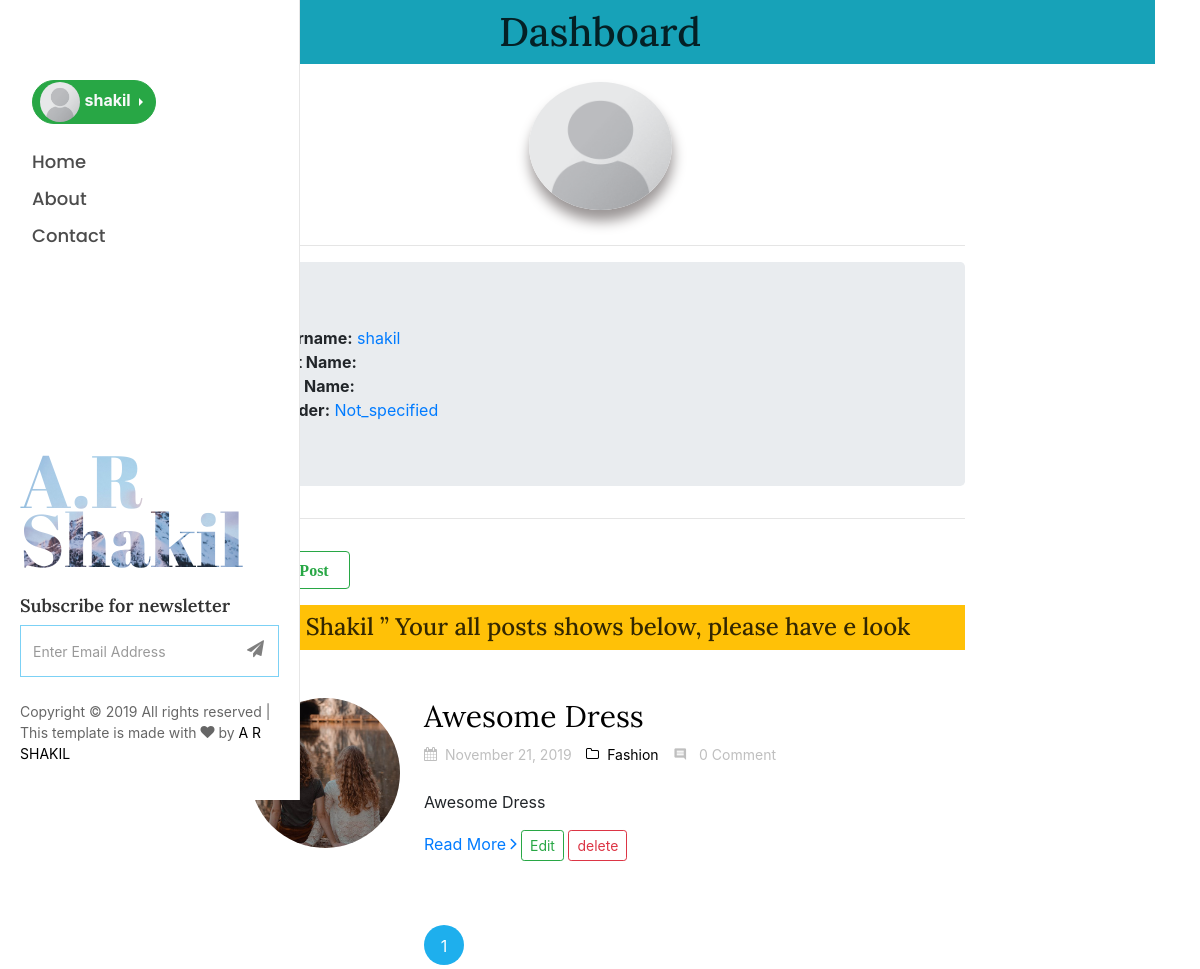
/user-dashboard (signed in), run on the app's committed database.
### userProfile/models.py (models this page shows, shortened)
class Profile(models.Model):
    user = models.OneToOneField(User, on_delete=models.CASCADE)
    image =  models.ImageField(upload_to='upload/', blank=True, null=True)
    gender = models.CharField(max_length=50,choices=GENDER_CHOICES, default='not_specified')
    created = models.DateTimeField(auto_now_add=True)
    class Meta:
        verbose_name = 'Profile'
        verbose_name_plural = 'Profiles'

### blog/models.py (models this page shows, shortened)
class Post(models.Model):
    category = models.ForeignKey(Category, on_delete=models.CASCADE)
    author  = models.ForeignKey(User, on_delete=models.CASCADE)
    title = models.CharField(max_length=5000)
    image = models.ImageField(upload_to='picture/%Y/%m/%d')
    description = models.TextField()
    post_uploaded = models.DateTimeField(default=datetime.now(), blank=True)
    tags = TaggableManager()
    class Meta:
        verbose_name = 'Post'
        verbose_name_plural = 'Posts'

class Category(models.Model):
    category_name = models.CharField(max_length=200)
    updated = models.DateTimeField(auto_now_add=True)
    class Meta:
        verbose_name = 'Category'
        verbose_name_plural = 'Categories'

### userProfile/views.py (the view)
# urls.py: path('user-dashboard', views.userDashboard, name='user_dashboard'),
def userDashboard(request):
    posts = Post.objects.filter(author__username=request.user.username)
    paginator = Paginator(posts, 2)
    page = request.GET.get('page')
    try:
        posts = paginator.page(page)
    except PageNotAnInteger:
        posts = paginator.page(1)
    except EmptyPage:
        posts = paginator.page(paginator.num_pages)
    print('post are',posts)
    context = {
        'posts':posts
    }
    return render(request,'userProfile/dashboard.html',context)

### userProfile/templates/userProfile/dashboard.html (shortened to what this page needs)
{% extends 'base.html' %}
{% load static %}
{% block content %}
<div class="container">
        <h1 class="text-center bg-info py-2">Dashboard</h1>
        <div class="row">
                <div class="col-8 offset-2">
                        {% if user.profile.image %}
                        <div class="circle-img">
                                <img src="{{user.profile.image.url}}" class="rounded-circle" alt="Uploaded Image">
                        </div>
                        {% else %}
                        {% if user.profile.gender == 'male'  %}
                        <div class="circle-img center">
                                <img src="{% static 'img/male.jpg' %}" class="rounded-circle" alt="Uploaded Image">
                        </div>
                        {% elif user.profile.gender == 'female' %}
                        <div class="circle-img center">
                                <img src="{% static 'img/female.jpg' %}" class="rounded-circle" alt="Uploaded Image">
                        </div>
                        {% else %}
                        <div class="circle-img center">
                                <img src="{% static 'img/common.png' %}" class="rounded-circle" alt="Uploaded Image">
                        </div>
                        {% endif %}
                        {% endif %}
                        <hr class="my-3">
                        <div class="jumbotron">
                                <strong>Username:</strong><a href=""> {{user.username}}</a><br>
                                <strong>First Name:</strong><a href=""> {{user.first_name}}</a><br>
                                <strong>Last Name:</strong><a href=""> {{user.last_name}}</a><br>
                                <strong>Gender:</strong><a href=""> {{user.profile.gender|capfirst}}</a><br>
                        </div>
                        <hr>
                        <div>
                                <a href="{% url 'create_post' %}" class="btn btn-outline-success my-3">
                                        <i class="fas fa-plus-square">
                                                <span class="mr-2">
                                                        Add Post
                                                </span>
                                        </i>
                                </a>
                        </div>
                        <div>
                                <h4 class="text-center py-2 px-2 bg-warning mb-5"><span>&#8220;</span> {{user.username|capfirst}} <span>&#8221; </span> Your all posts shows below, please have e look</h4>
                                {% if posts %}
                                {% for post in posts %}
                                <div class="col-md-12">
                                        <div class="blog-entry ftco-animate d-md-flex">
                                                {% if post.image %}
                                                <a href="{% url 'detail_page' post.id %}" class="img img-2"
                                                        style="background-image: url({{ post.image.url }})"></a>
                                                {% else %}
                                                <a href="#" class="img img-2"
                                                        style="background-image: url(static/images/image_1.jpg);"></a>
                                                {% endif %}
                                                <div class="text text-2 pl-md-4">
                                                        <h3 class="mb-2"><a
                                                                        href="{% url 'detail_page' post.id %}">{{post.title|truncatechars:58}}</a>
                                                        </h3>
                                                        <div class="meta-wrap">
                                                                <p class="meta">
                                                                        <span><i
                                                                                        class="icon-calendar mr-2"></i>{{post.post_uploaded|date:"F d, Y"}}</span>
                                                                        <span><a href="{% url 'categories_page' post.category.id %}"><i
                                                                                                class="icon-folder-o mr-2"></i>{{post.category.category_name}}</a></span>
                                                                        {% if post.comments.count >= 1 %}
                                                                        <span><i class="icon-comment2 mr-2"></i>
                                                                                {{ post.comments.count }}
                                                                                Comment{{ post.comments.count|pluralize }}
                                                                        </span>
                                                                        {% else %}
                                                                        <span><i class="icon-comment2 mr-2"></i>
                                                                                {{post.comments.count}} Comment
                                                                        </span>
                                                                        {% endif %}
                                                                </p>
                                                        </div>
                                                        <p class="mb-4">
                                                                {{post.description|linebreaks|truncatechars:135}}</p>
                                                        <p><a href="{% url 'detail_page' post.id %}"
                                                                        class="btn-custom">Read More <span
                                                                                class="ion-ios-arrow-forward"></span></a>
                                                                {% if post.author.username == request.user.username %}
                                                                <a href="{% url 'update_post' post.id%}"
                                                                        class="btn btn-outline-success btn-sm">Edit</a>
                                                                <a href="{% url 'delete_post' post.id%}"
                                                                        class="btn btn-outline-danger btn-sm">delete</a>
                                                                {% endif %}
                                                        </p>
                                                </div>
                                        </div>
                                </div>
                                {% endfor %}
                                {% else %}
                                <h3 class="text-danger text-center py-2 px-2 bg-info text-white">
                                        Sorry, there are no post available at this time. Please add some post! </h3>
                                {% endif %}
                        </div>
                        {% if posts %}
                        {% include "includes/pagination.html" %}
                        {% endif %}
                </div>
        </div>
</div>
</div>
{% endblock content %}

### templates/base.html (shortened to what this page needs)
<!DOCTYPE html>
{% load static %}
<html lang="en">
<head>
	<link href="https://maxcdn.bootstrapcdn.com/font-awesome/4.7.0/css/font-awesome.min.css" rel="stylesheet">
 	<link rel="stylesheet" href="{% static 'style.css' %}">
 <link rel="stylesheet" href="https://use.fontawesome.com/releases/v5.7.1/css/all.css">
	<link rel="stylesheet" href="{% static 'css/open-iconic-bootstrap.min.css' %}">
	<link rel="stylesheet" href="{% static 'css/animate.css' %}">
	<link rel="stylesheet" href="{% static 'css/owl.carousel.min.css' %}">
	<link rel="stylesheet" href="{% static 'css/owl.theme.default.min.css' %}">
	<link rel="stylesheet" href="{% static 'css/magnific-popup.css' %}">
	<link rel="stylesheet" href="{% static 'css/aos.css' %}">
	<link rel="stylesheet" href="{% static 'css/ionicons.min.css' %}">
	<link rel="stylesheet" href="{% static 'css/bootstrap-datepicker.css' %}">
	<link rel="stylesheet" href="{% static 'css/jquery.timepicker.css' %}">
	<link rel="stylesheet" href="{% static 'css/flaticon.css'% }">
    <link rel="stylesheet" href="{% static 'css/icomoon.css' %}">
	<link rel="stylesheet" href="{% static 'css/style.css' %}">
	 <link rel="stylesheet" href="https://stackpath.bootstrapcdn.com/bootstrap/4.3.1/css/bootstrap.min.css">
</head>
<body>
	<div id="colorlib-page">
		<aside id="colorlib-aside" role="complementary" class="js-fullheight">
			<nav id="colorlib-main-menu" role="navigation">
				<ul class="navmenu">
				{% if user.is_authenticated %}
					<div class="dropdown dropright mb-4">
							<a class="btn btn-success dropdown-toggle" href="#" role="button" id="dropdownMenuLink" data-toggle="dropdown" aria-haspopup="true" aria-expanded="false" style="border-radius: 25px;">
								{% if user.profile.image %}
							 <img src="{{ user.profile.image.url }}" alt="" style="height: 40px; width:40px;margin-top:-5px; margin-bottom:-5px; margin-left:-5px; border-radius: 50%;"> <span class="text-light font-weight-bold">{{user.username}}</span>
							{% else %}
							{% if user.profile.gender == 'male'  %}
							<img src="{% static 'img/male.jpg' %}" alt="" style="height: 40px; width:40px;margin-top:-5px; margin-bottom:-5px; margin-left:-5px; border-radius: 50%;"> <span class="text-light font-weight-bold">{{user.username}}</span>
							{% elif user.profile.gender == 'female' %}
							<img src="{% static 'img/female.jpg' %}" alt="" style="height: 40px; width:40px;margin-top:-5px; margin-bottom:-5px; margin-left:-5px; border-radius: 50%;"> <span class="text-light font-weight-bold">{{user.username}}</span>
								{% else %}
								<img src="{% static 'img/common.png' %}" alt="" style="height: 40px; width:40px;margin-top:-5px; margin-bottom:-5px; margin-left:-5px; border-radius: 50%;"> <span class="text-light font-weight-bold">{{user.username}}</span>
									{% endif %}
									{% endif %}
								</a>
					</div>
					{% endif %}
					<li class="{% if request.resolver_match.url_name == "home" %}colorlib-active{% endif %}"><a
							href="{% url 'home' %}">Home</a></li>
					<li class="{% if request.resolver_match.url_name == "about" %}colorlib-active{% endif %}"><a
							href="{% url 'about' %}">About</a></li>
					<li class="{% if request.resolver_match.url_name == "contact" %}colorlib-active{% endif %}"><a
							href="{% url 'contact' %}">Contact</a></li>
				</ul>
			</nav>
			<div class="colorlib-footer">
				<h1 id="colorlib-logo" class="mb-4"><a href="#"
						style="background-image: url(static/images/bg_1.jpg);">A.R <span>Shakil</span></a></h1>
				<div class="mb-4">
					<h3>Subscribe for newsletter</h3>
					<form action="{% url 'subscribe' %}" class="colorlib-subscribe-form" method="POST">
						<div class="form-group d-flex">
							<div class="icon"><span class="icon-paper-plane"></span></div>
							<input type="email" class="form-control" placeholder="Enter Email Address" name="q">
						</div>
					</form>
				</div>
				<p class="pfooter">
					Copyright &copy;
					<script>document.write(new Date().getFullYear());</script> All rights reserved | This template is
					made with <i class="icon-heart" aria-hidden="true"></i> by <a href="#" target="_blank">A R
						SHAKIL</a>
				</p>
			</div>
		</aside>
	{% block content %}
	{% endblock content %}
</body>
</html>

### static/style.css (style rules this page uses)
.circle-img img { margin-top:10px; margin-bottom: 35px; height: 128px; width: 143px; display: block; margin-left: auto; margin-right: auto; box-shadow: 1px 11px 13px rgb(155, 150, 150); background-size: cover; background-position: 50% 50%; }

### blog/static/css/icomoon.css (style rules this page uses)
[class^="icon-"], [class*=" icon-"] { font-family: 'icomoon' !important; speak: none; font-style: normal; font-weight: normal; font-variant: normal; text-transform: none; line-height: 1; -webkit-font-smoothing: antialiased; -moz-osx-font-smoothing: grayscale; }
.icon-heart:before { content: "\f004"; }
.icon-calendar:before { content: "\f073"; }
.icon-folder-o:before { content: "\f114"; }
.icon-paper-plane:before { content: "\f1d8"; }
.icon-comment2:before { content: "\e0b9"; }

### data on the page
Post: image (picture), title "Awesome Dress", post_uploaded "November 21, 2019", category.category_name "Fashion", comments.count "0", description "Awesome Dress", shows "Edit"

### other printed values
{{ user.username }} "shakil"
{{ user.profile.gender|capfirst }} "Not_specified"
{{ user.username|capfirst }} "Shakil"
{{ num }} "1"
